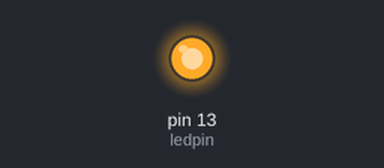
Bench run of a sketch on a simulated Arduino Uno, built with avr-gcc and run on an emulated ATmega328P. Parts: output pins drawn as LEDs (lit = HIGH).

Above: at 0.1 s.
Timing chart, 0 to 1.6 s (numbered marks = the images above):
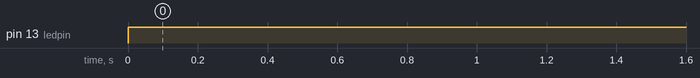

The sketch:

sketch_jun10a.ino
```cpp
int ledpin = 13;

void setup() {

  pinMode(ledpin, OUTPUT);


}

void loop() {
  digitalWrite(ledpin,HIGH);
  delay(1000);

}
```

Measured:
- by itself, pin 13 (ledpin): LOW → HIGH at 0.00 s
